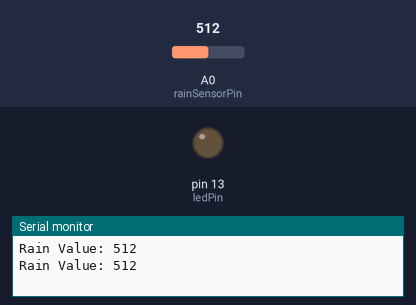
Recording of a sketch running on a simulated Arduino Uno, built with avr-gcc and run on an emulated ATmega328P. Parts: output pins drawn as LEDs (lit = HIGH), the last lines printed to the serial monitor. The test bench sets the inputs (shaded band); at power-on: A0 (rainSensorPin) = 512.

Above: at 1.8 s.
1.9 s: A0 (rainSensorPin) set to 491
At 2.3 s:
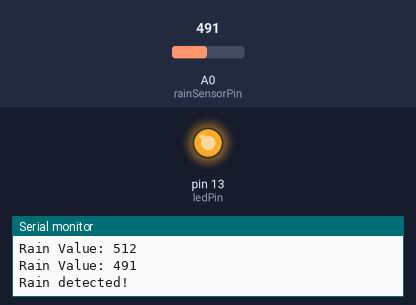
3.5 s: A0 (rainSensorPin) set to 510
At 5.1 s:
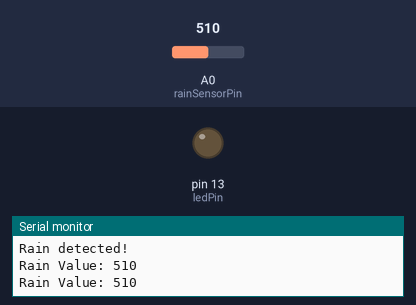
5.5 s: A0 (rainSensorPin) set to 490
At 6.6 s:
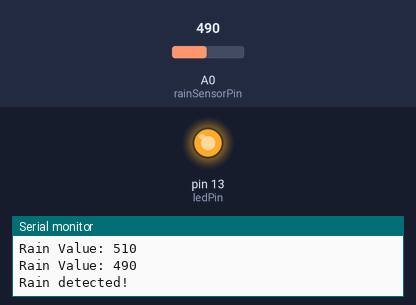
Timing chart, 0 to 8.5 s (numbered marks = the images above; inputs shaded):
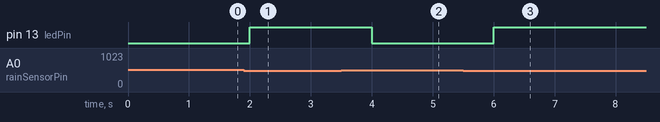

The sketch:

rainDrop.ino
```cpp
const int rainSensorPin = A0;
const int ledPin = 13;

void setup() {
  pinMode(rainSensorPin, INPUT);
  pinMode(ledPin, OUTPUT);
  Serial.begin(9600);
}

void loop() {
  int rainValue = analogRead(rainSensorPin);
  Serial.print("Rain Value: ");
  Serial.println(rainValue);

  if (rainValue < 500) {
    digitalWrite(ledPin, HIGH);
    Serial.println("Rain detected!");
  } else {
    digitalWrite(ledPin, LOW);
  }

  delay(1000);
}
```

Measured:
- the behaviour switches between 500 and 499 on A0 (rainSensorPin) (found by bisection; images 0 and 1)
- after the input at 1.9 s, pin 13 (ledPin): LOW → HIGH after 0.10 s
- after the input at 3.5 s, pin 13 (ledPin): HIGH → LOW after 0.50 s
- after the input at 5.5 s, pin 13 (ledPin): LOW → HIGH after 0.50 s
